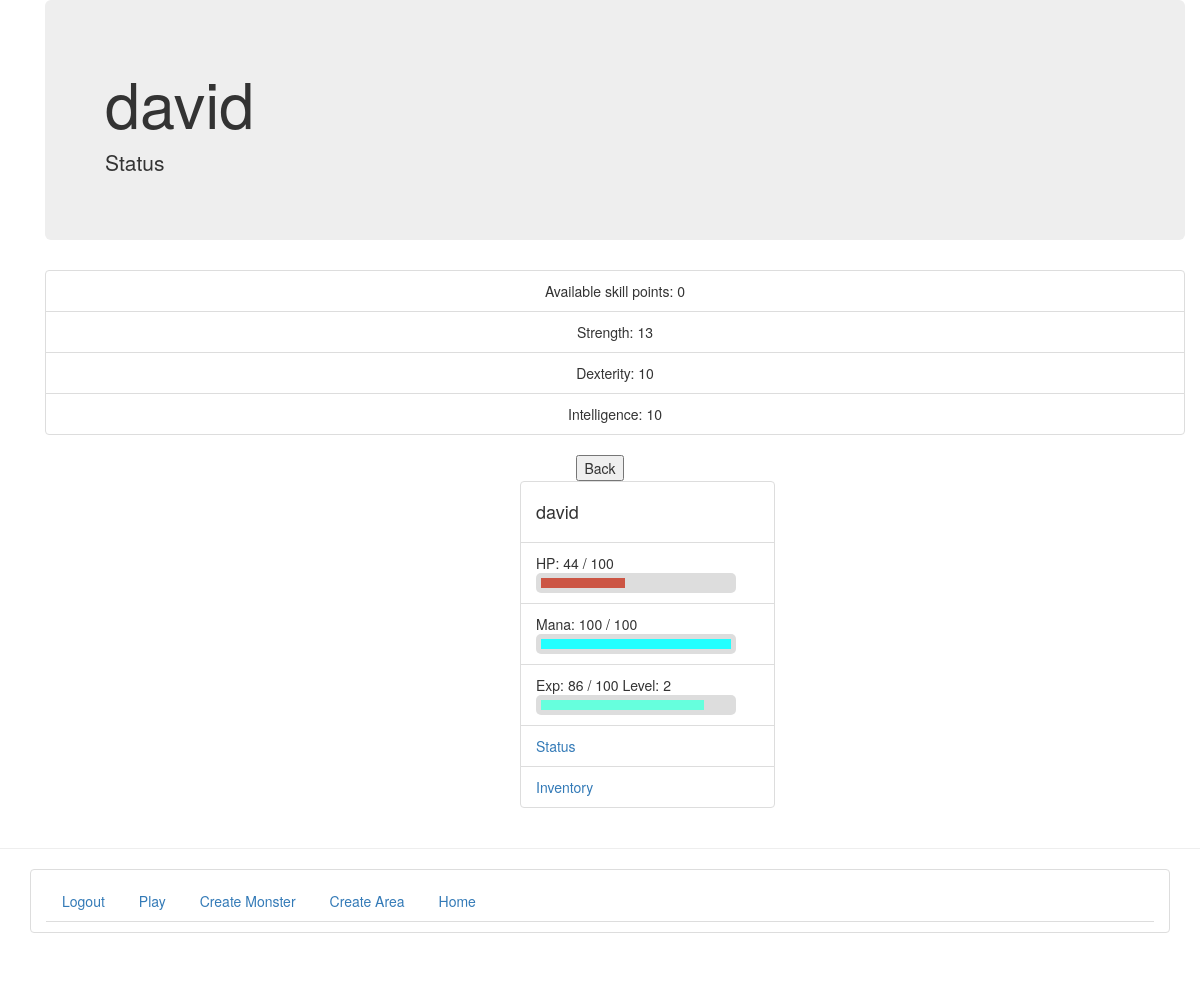
/rpg/status/ (signed in), run on an earlier commit of the app's database.
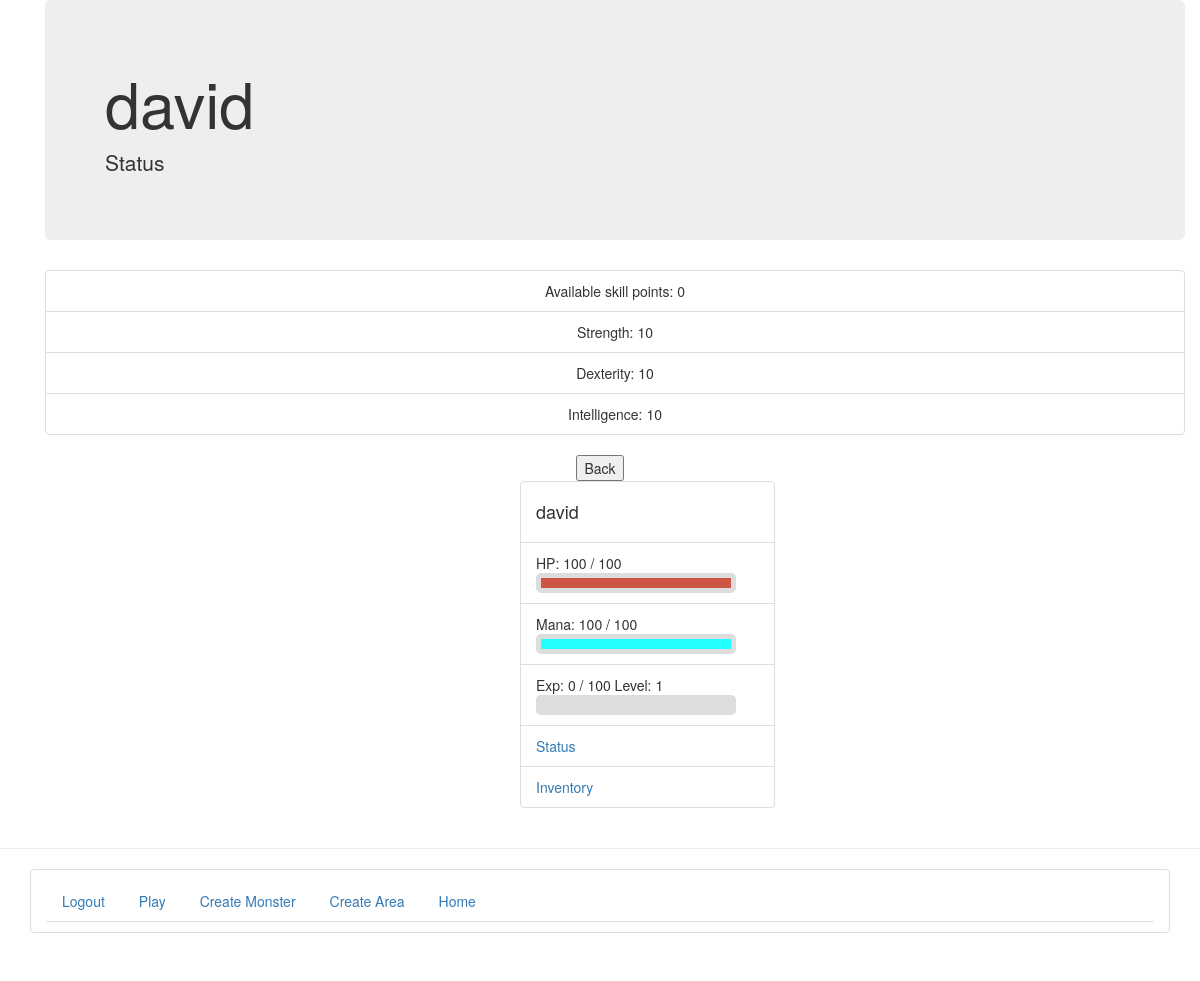
And on a later commit of the database.
### rpg/models.py (models this page shows)
class UserProfile(models.Model):
    user = models.OneToOneField(User)
    picture = models.ImageField(upload_to='profile_images', blank=True)
    level = models.IntegerField(default=1, blank=False)
    weapon = models.ForeignKey(Weapon, related_name="wielder+", null=True)
    armor  = models.ForeignKey(Armor, related_name="wearer+", null=True)
    maxHP = models.IntegerField(default=100, blank=False)
    currentHP = models.IntegerField(default=100, blank=False)
    maxMana = models.IntegerField(default=100, blank=False)
    currentMana = models.IntegerField(default=100, blank=False)
    strength = models.IntegerField(default=10, blank=False)
    skillpoints = models.IntegerField(default=0, blank=False)
    dexterity = models.IntegerField(default=10, blank=False)
    intelligence = models.IntegerField(default=10, blank=False)
    experience = models.IntegerField(default=0, blank=False)
    coordX = models.IntegerField(default=0, blank=False)
    coordY = models.IntegerField(default=0, blank=False)
    inBattle = models.BooleanField(default=False, blank=False)
    battle = models.ForeignKey(Battle, blank=True, null=True)
    inventory = models.ManyToManyField(Item, blank=True, null=True)
    areaID = models.ForeignKey(Area, blank=True, null=True)
    def __unicode__(self):
        return self.user.username

### rpg/views.py (the view, shortened to what this page needs)
def status(request):
    u = request.user.userprofile
    if u.skillpoints > 0:
        leveled = True
    else: leveled = False
    hp = u.currentHP*100 / u.maxHP
    mana = u.currentMana*100 / u.maxMana
    exp = u.experience
    contextDict = { 'char' : u, 'leveled' : leveled, 'hp' : hp, 'exp' : exp, 'mana' : mana }
    return render(request, 'rpg/status.html', contextDict)

### templates/rpg/status.html (shortened to what this page needs)
{% extends 'rpg/gamebase.html' %}
{% block body_block %}
 {% if user.is_authenticated %}
<div class="container">
  <div class="jumbotron">
    <h1>{{ char }}</h1>
    <p>Status</p>
  </div>
</div>
<div class="container">
<form action="" method="post" align="center">
<ul class="list-group">
<li class="list-group-item">Available skill points: {{ char.skillpoints }} </li>
<li class="list-group-item">Strength: {{ char.strength }}
</li>
<li class="list-group-item">Dexterity: {{ char.dexterity }}
 </li>
<li class="list-group-item">Intelligence: {{ char.intelligence }}
 </li>
</ul>
</form>
</div>
<form action="{% url 'game' %}" method="post" align="center">
<input type="submit" name="back" value="Back" />
</form>
{% else %}
	<div class = "container">
	<h1> Please log in to play randaquest </h1>
	</div>
{% endif %}
{% endblock %}

### templates/rpg/gamebase.html (shortened to what this page needs)
<!DOCTYPE html>
{% load staticfiles %}
<html>
    <head>
    		<link rel="stylesheet" href="http://maxcdn.bootstrapcdn.com/bootstrap/3.2.0/css/bootstrap.min.css" type="text/css"/>
    </head>
    <body>
        <div class="container">
            {% block body_block %}{% endblock %}
        </div>
<div class="container">
<div class="col-md-3 col-md-offset-5">
<ul class="list-group">
  <li class="list-group-item"><h4>{{ char }}</h4></li>
  <li class="list-group-item">HP: {{ char.currentHP }} / {{ char.maxHP }}<div class="bar" data-total={{ char.maxHP }} data-value={{ char.currentHP }}>
<div class="health-bar">
 </div></li>
  <li class="list-group-item">Mana: {{ char.currentMana }} / {{ char.maxMana }}<div class="bar" data-total={{ char.maxMana }} data-value={{ char.currentMana }}>
<div class="mana-bar">
</div></li>
  <li class="list-group-item">Exp: {{ char.experience }} / 100  Level: {{ char.level }}<div class="bar" data-total={{ char.experience }} data-value="100">
<div class="exp-bar">
  </div></li>
<li class="list-group-item"><a href="{% url 'status' %}">Status</a></li>
<li class="list-group-item"><a href="{% url 'inventory' %}">Inventory</a></li>
</div>
</div>
        <hr />
        <div class="container">
<ul class="list-group">
<li class="list-group-item">
        <ul class="nav nav-tabs" role="tablist">
    {% if user.is_authenticated %}
        <li><a href="{% url 'logout' %}">Logout</a></li>
	<li><a href="{% url 'game' %}">Play</a></li>
	<li><a href="{% url 'create_monster' %}">Create Monster</a></li>
        <li><a href="{% url 'create_area' %}">Create Area</a></li>
    {% else %}
        <li><a href="{% url 'register' %}">Register Here</a></li>
        <li><a href="{% url 'login' %}">Login</a></li>
    {% endif %}
    <li><a href="{% url 'index' %}">Home</a></li>
	</ul>
</li>
</ul>
	</div>
    </body>
</html>

What changed in the data, as far as the page shows it:
changed UserProfile "david": strength "13" → "10"; currentHP "44" → "100"; experience "86" → "0"; level "2" → "1"
